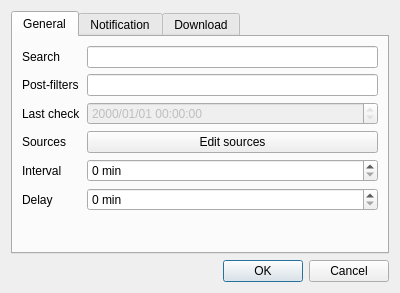
<?xml version="1.0" encoding="UTF-8"?>
<ui version="4.0">
 <class>MonitorWindow</class>
 <widget class="QDialog" name="MonitorWindow">
  <property name="geometry">
   <rect>
    <x>0</x>
    <y>0</y>
    <width>400</width>
    <height>293</height>
   </rect>
  </property>
  <property name="sizePolicy">
   <sizepolicy hsizetype="Fixed" vsizetype="Fixed">
    <horstretch>0</horstretch>
    <verstretch>0</verstretch>
   </sizepolicy>
  </property>
  <property name="windowTitle">
   <string>Edit a monitor</string>
  </property>
  <property name="windowIcon">
   <iconset resource="../resources/resources.qrc">
    <normaloff>:/images/icon.ico</normaloff>:/images/icon.ico</iconset>
  </property>
  <layout class="QVBoxLayout" name="verticalLayout">
   <item>
    <widget class="QTabWidget" name="tabWidget">
     <property name="currentIndex">
      <number>0</number>
     </property>
     <widget class="QWidget" name="tabGeneral">
      <attribute name="title">
       <string>General</string>
      </attribute>
      <layout class="QFormLayout" name="formLayout">
       <item row="0" column="0">
        <widget class="QLabel" name="labelSearch">
         <property name="whatsThis">
          <string>Tag corresponding to the favorite. It is not often useful to change it.</string>
         </property>
         <property name="text">
          <string>Search</string>
         </property>
        </widget>
       </item>
       <item row="0" column="1">
        <widget class="QLineEdit" name="lineSearch"/>
       </item>
       <item row="2" column="0">
        <widget class="QLabel" name="labelLastSearch">
         <property name="whatsThis">
          <string>Last time you clicked on &quot;Mark as viewed&quot;.</string>
         </property>
         <property name="text">
          <string>Last check</string>
         </property>
        </widget>
       </item>
       <item row="2" column="1">
        <widget class="QDateTimeEdit" name="dateLastCheck">
         <property name="enabled">
          <bool>false</bool>
         </property>
         <property name="readOnly">
          <bool>true</bool>
         </property>
         <property name="displayFormat">
          <string>yyyy/MM/dd HH:mm:ss</string>
         </property>
        </widget>
       </item>
       <item row="3" column="0">
        <widget class="QLabel" name="labelSource">
         <property name="text">
          <string>Sources</string>
         </property>
        </widget>
       </item>
       <item row="4" column="0">
        <widget class="QLabel" name="labelInterval">
         <property name="text">
          <string>Interval</string>
         </property>
        </widget>
       </item>
       <item row="4" column="1">
        <widget class="QSpinBox" name="spinInterval">
         <property name="suffix">
          <string> min</string>
         </property>
         <property name="maximum">
          <number>100000</number>
         </property>
        </widget>
       </item>
       <item row="1" column="0">
        <widget class="QLabel" name="labelPostFilters">
         <property name="text">
          <string>Post-filters</string>
         </property>
        </widget>
       </item>
       <item row="1" column="1">
        <widget class="QLineEdit" name="linePostFilters"/>
       </item>
       <item row="3" column="1">
        <widget class="QPushButton" name="buttonSources">
         <property name="styleSheet">
          <string notr="true"/>
         </property>
         <property name="text">
          <string>Edit sources</string>
         </property>
        </widget>
       </item>
       <item row="5" column="0">
        <widget class="QLabel" name="label">
         <property name="text">
          <string>Delay</string>
         </property>
        </widget>
       </item>
       <item row="5" column="1">
        <widget class="QSpinBox" name="spinDelay">
         <property name="suffix">
          <string> min</string>
         </property>
         <property name="maximum">
          <number>100000</number>
         </property>
        </widget>
       </item>
      </layout>
     </widget>
     <widget class="QWidget" name="tabNotification">
      <attribute name="title">
       <string>Notification</string>
      </attribute>
      <layout class="QFormLayout" name="formLayout_2">
       <item row="0" column="0" colspan="2">
        <widget class="QCheckBox" name="checkNotificationEnabled">
         <property name="text">
          <string>Enabled</string>
         </property>
         <property name="checked">
          <bool>true</bool>
         </property>
        </widget>
       </item>
      </layout>
     </widget>
     <widget class="QWidget" name="tabDownload">
      <attribute name="title">
       <string>Download</string>
      </attribute>
      <layout class="QFormLayout" name="formLayout_3">
       <item row="0" column="0" colspan="2">
        <widget class="QCheckBox" name="checkDownloadEnabled">
         <property name="text">
          <string>Enabled</string>
         </property>
        </widget>
       </item>
       <item row="1" column="0">
        <widget class="QLabel" name="labelDownloadPathOverride">
         <property name="text">
          <string>Path</string>
         </property>
        </widget>
       </item>
       <item row="2" column="0">
        <widget class="QLabel" name="labelDownloadFilenameOverride">
         <property name="text">
          <string>Filename</string>
         </property>
        </widget>
       </item>
       <item row="2" column="1">
        <widget class="QLineEdit" name="lineDownloadFilenameOverride"/>
       </item>
       <item row="3" column="0" colspan="2">
        <widget class="QLabel" name="labelDownloadOverrideHelp">
         <property name="text">
          <string>&lt;i&gt;Leave empty to use default settings.&lt;/i&gt;</string>
         </property>
        </widget>
       </item>
       <item row="4" column="0" colspan="2">
        <widget class="QCheckBox" name="checkGetBlacklisted">
         <property name="text">
          <string>Download blacklisted images</string>
         </property>
        </widget>
       </item>
       <item row="1" column="1">
        <layout class="QHBoxLayout" name="horizontalLayout_2" stretch="1,0">
         <item>
          <widget class="QLineEdit" name="lineDownloadPathOverride"/>
         </item>
         <item>
          <widget class="QPushButton" name="buttonDownloadPathOverride">
           <property name="maximumSize">
            <size>
             <width>30</width>
             <height>16777215</height>
            </size>
           </property>
           <property name="text">
            <string notr="true">...</string>
           </property>
          </widget>
         </item>
        </layout>
       </item>
      </layout>
     </widget>
    </widget>
   </item>
   <item>
    <widget class="QDialogButtonBox" name="buttonBox">
     <property name="orientation">
      <enum>Qt::Horizontal</enum>
     </property>
     <property name="standardButtons">
      <set>QDialogButtonBox::Cancel|QDialogButtonBox::Ok</set>
     </property>
    </widget>
   </item>
  </layout>
 </widget>
 <resources>
  <include location="../resources/resources.qrc"/>
 </resources>
 <connections>
  <connection>
   <sender>buttonBox</sender>
   <signal>accepted()</signal>
   <receiver>MonitorWindow</receiver>
   <slot>accept()</slot>
   <hints>
    <hint type="sourcelabel">
     <x>389</x>
     <y>282</y>
    </hint>
    <hint type="destinationlabel">
     <x>157</x>
     <y>274</y>
    </hint>
   </hints>
  </connection>
  <connection>
   <sender>buttonBox</sender>
   <signal>rejected()</signal>
   <receiver>MonitorWindow</receiver>
   <slot>reject()</slot>
   <hints>
    <hint type="sourcelabel">
     <x>389</x>
     <y>282</y>
    </hint>
    <hint type="destinationlabel">
     <x>286</x>
     <y>274</y>
    </hint>
   </hints>
  </connection>
  <connection>
   <sender>buttonSources</sender>
   <signal>clicked()</signal>
   <receiver>MonitorWindow</receiver>
   <slot>openSourcesWindow()</slot>
   <hints>
    <hint type="sourcelabel">
     <x>364</x>
     <y>136</y>
    </hint>
    <hint type="destinationlabel">
     <x>394</x>
     <y>136</y>
    </hint>
   </hints>
  </connection>
  <connection>
   <sender>buttonDownloadPathOverride</sender>
   <signal>clicked()</signal>
   <receiver>MonitorWindow</receiver>
   <slot>chooseDownloadPathOverride()</slot>
   <hints>
    <hint type="sourcelabel">
     <x>370</x>
     <y>82</y>
    </hint>
    <hint type="destinationlabel">
     <x>395</x>
     <y>85</y>
    </hint>
   </hints>
  </connection>
 </connections>
 <slots>
  <slot>openSourcesWindow()</slot>
  <slot>chooseDownloadPathOverride()</slot>
 </slots>
</ui>
